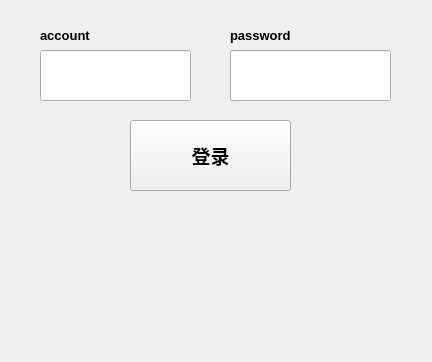
<?xml version="1.0" encoding="UTF-8"?>
<ui version="4.0">
 <class>MainWindow</class>
 <widget class="QMainWindow" name="MainWindow">
  <property name="geometry">
   <rect>
    <x>0</x>
    <y>0</y>
    <width>432</width>
    <height>362</height>
   </rect>
  </property>
  <property name="windowTitle">
   <string>MCSRrank</string>
  </property>
  <widget class="QWidget" name="centralwidget">
   <widget class="QLineEdit" name="in_act">
    <property name="geometry">
     <rect>
      <x>40</x>
      <y>50</y>
      <width>151</width>
      <height>51</height>
     </rect>
    </property>
   </widget>
   <widget class="QLineEdit" name="in_pwd">
    <property name="geometry">
     <rect>
      <x>230</x>
      <y>50</y>
      <width>161</width>
      <height>51</height>
     </rect>
    </property>
   </widget>
   <widget class="QLabel" name="account">
    <property name="geometry">
     <rect>
      <x>40</x>
      <y>20</y>
      <width>91</width>
      <height>31</height>
     </rect>
    </property>
    <property name="font">
     <font>
      <pointsize>10</pointsize>
      <weight>75</weight>
      <bold>true</bold>
     </font>
    </property>
    <property name="text">
     <string>account</string>
    </property>
   </widget>
   <widget class="QLabel" name="password">
    <property name="geometry">
     <rect>
      <x>230</x>
      <y>20</y>
      <width>211</width>
      <height>31</height>
     </rect>
    </property>
    <property name="font">
     <font>
      <pointsize>10</pointsize>
      <weight>75</weight>
      <bold>true</bold>
     </font>
    </property>
    <property name="text">
     <string>password</string>
    </property>
   </widget>
   <widget class="QLabel" name="show_info">
    <property name="geometry">
     <rect>
      <x>10</x>
      <y>260</y>
      <width>401</width>
      <height>31</height>
     </rect>
    </property>
    <property name="font">
     <font>
      <pointsize>10</pointsize>
      <weight>75</weight>
      <bold>true</bold>
     </font>
    </property>
    <property name="text">
     <string/>
    </property>
   </widget>
   <widget class="QPushButton" name="loginButton">
    <property name="geometry">
     <rect>
      <x>130</x>
      <y>120</y>
      <width>161</width>
      <height>71</height>
     </rect>
    </property>
    <property name="font">
     <font>
      <pointsize>14</pointsize>
      <weight>75</weight>
      <bold>true</bold>
     </font>
    </property>
    <property name="text">
     <string>登录</string>
    </property>
   </widget>
   <widget class="QLabel" name="leaderboard">
    <property name="geometry">
     <rect>
      <x>40</x>
      <y>160</y>
      <width>351</width>
      <height>181</height>
     </rect>
    </property>
    <property name="font">
     <font>
      <pointsize>10</pointsize>
      <weight>75</weight>
      <bold>true</bold>
     </font>
    </property>
    <property name="text">
     <string/>
    </property>
   </widget>
   <zorder>leaderboard</zorder>
   <zorder>in_act</zorder>
   <zorder>in_pwd</zorder>
   <zorder>account</zorder>
   <zorder>password</zorder>
   <zorder>show_info</zorder>
   <zorder>loginButton</zorder>
  </widget>
 </widget>
 <resources/>
 <connections/>
</ui>
